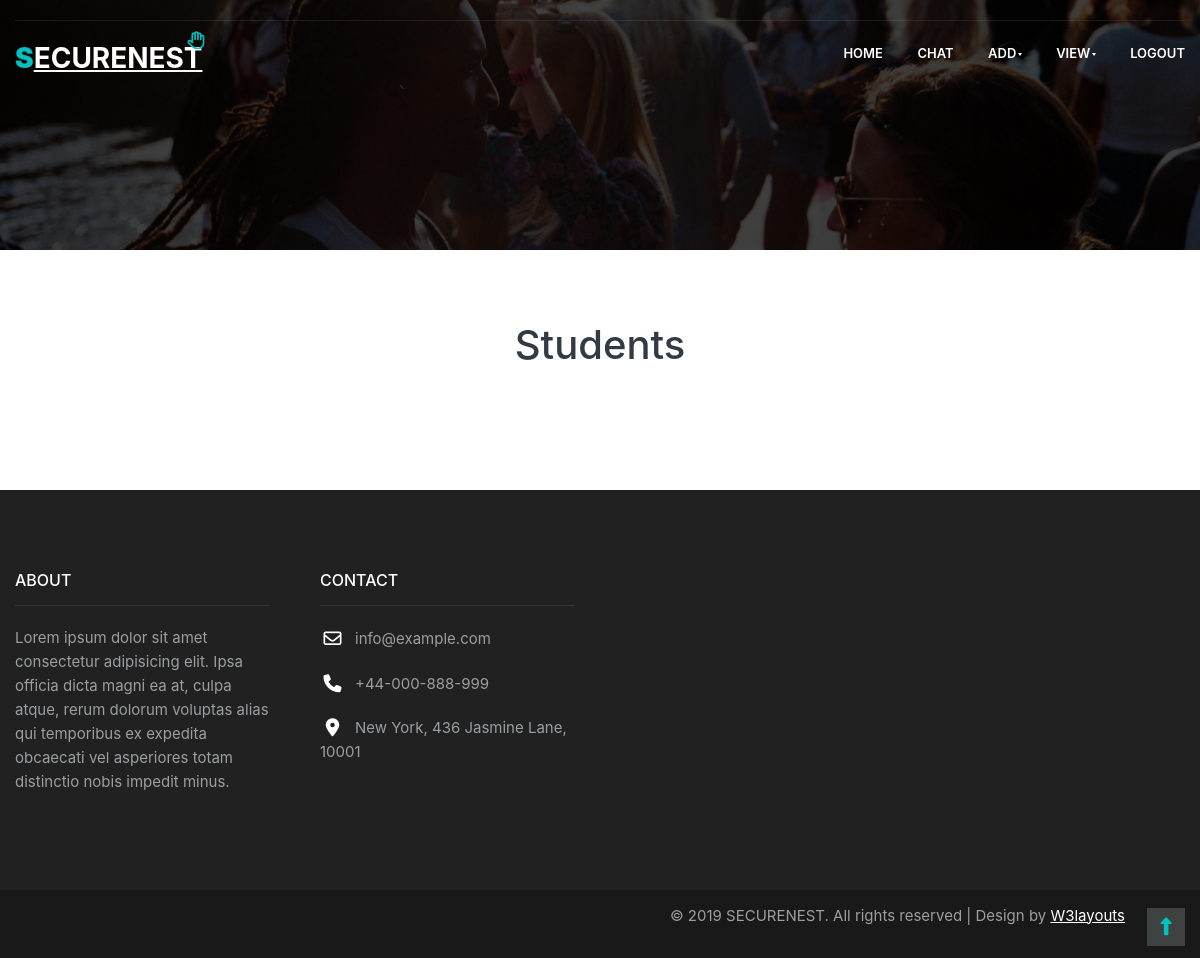
Page /viewStudents/ on the earlier database version.
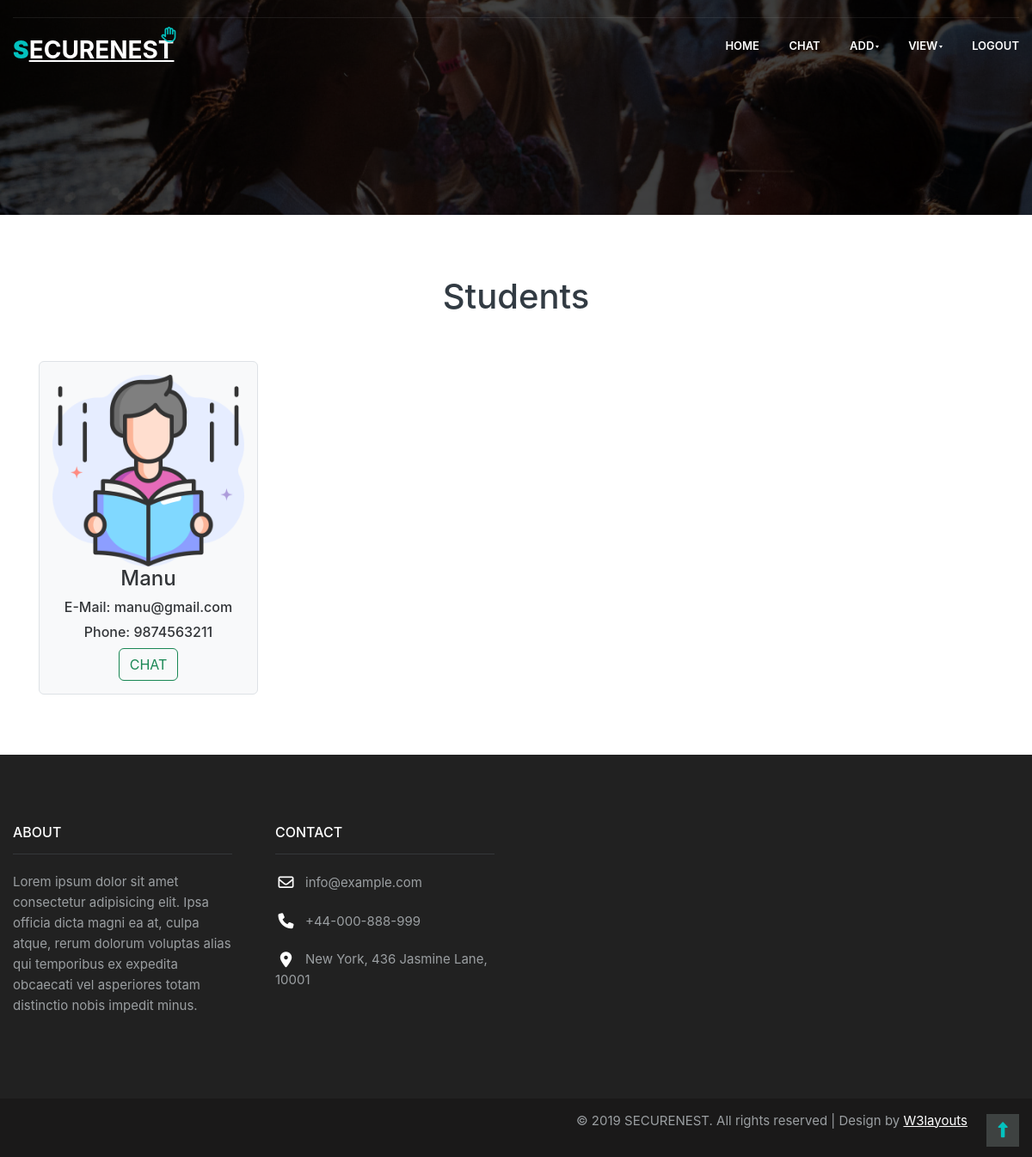
Same page on the later database version.
### SecureNestApp/models.py (models this page shows)
class Child(models.Model):
    name = models.CharField(max_length=100)
    email = models.EmailField(max_length=100)
    phone = models.IntegerField()
    dob = models.DateField()
    gender = models.CharField(max_length=100)
    school = models.ForeignKey(School, on_delete=models.CASCADE, null=True)
    address = models.CharField(max_length=300)
    loginid = models.ForeignKey(Login, on_delete=models.CASCADE, null=True)
    def __str__(self):
        return self.name

### SecureNestApp/views.py (the view)
# urls.py: path("viewStudents/", views.viewStudents),
def viewStudents(request):
    common_ids = set(Child.objects.values_list("id", flat=True)).intersection(
        Message.objects.values_list("sender", flat=True)
    )
    common_children = Child.objects.filter(id__in=common_ids).exclude(name="Admin")
    common_messages = Message.objects.filter(id__in=common_ids)
    print(common_children)
    for child in common_children:
        print(f"Child ID: {child.id}, Child Name: {child.name}")
    return render(
        request, "ADMIN/viewStudents.html", {"common_children": common_children}
    )

### templates/ADMIN/viewStudents.html
{% extends "ADMIN/adminBase.html" %}
{% load static %}
{% block header %}
<link href="https://cdn.jsdelivr.net/npm/bootstrap@5.2.3/dist/css/bootstrap.min.css" rel="stylesheet">
<section class="w3l-team-main-6">
    <div class="team-content">
        <div class="wrapper">
            <h3 class="hny-title text-center">Students</h3>
            <div class="d-grid grid-col-4 text-center">
                {% for i in common_children %}
                <div class="team-main-6 border rounded bg-light" style="padding: 15px;">
                    <div class="column-8">
                        <a href="team-single.html"><img class="img-responsive"
                                src="{% static 'assets/images/study.png' %}" alt=" "></a>
                    </div>
                    <div class="right-team-9">
                        <h4>{{i.name}}</h4>
                        <h6>E-Mail: {{i.email}}</h6>
                        <h6>Phone: {{i.phone}}</h6>
                        <a href="/replyChat?id={{i.id}}" class="btn btn-outline-success">CHAT</a>
                    </div>
                </div>
                {% endfor %}
            </div>
        </div>
    </div>
</section>
{% endblock %}

Differences in the rows shown:
now on this page (row edited): Child: name "Manu", email "manu@gmail.com", phone "9874563211"
